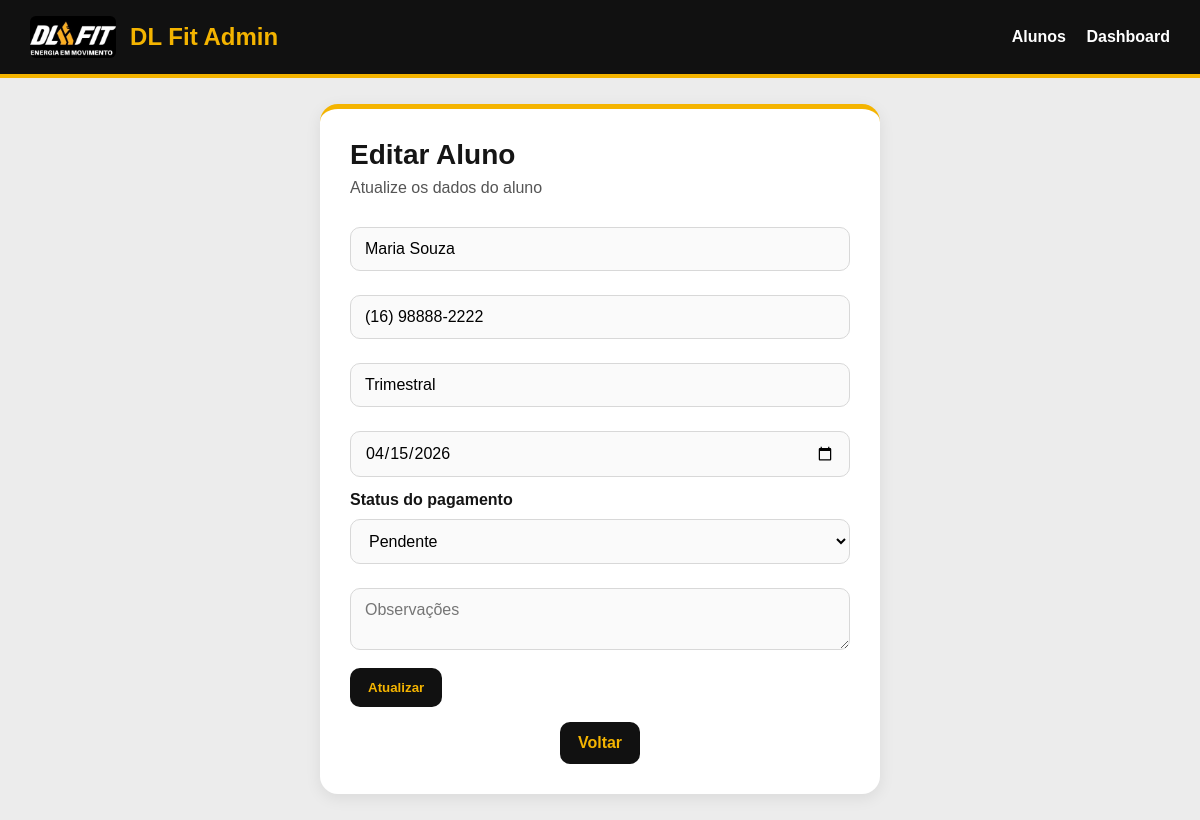
Page /editar_aluno/2 (signed in) on the committed database.
### tables this page shows
CREATE TABLE alunos (
            id INTEGER PRIMARY KEY AUTOINCREMENT,
            nome TEXT,
            telefone TEXT,
            plano TEXT,
            vencimento TEXT,
            status_pagamento TEXT,
            observacao TEXT,
            aulas_restantes INTEGER DEFAULT 12,
            usuario TEXT,
            senha TEXT
        );

### app.py (the view, shortened to what this page needs)
@app.route("/editar_aluno/<int:id>", methods=["GET", "POST"])
def editar_aluno(id):
    if "admin_logado" not in session:
        return redirect(url_for("login"))
    conn = conectar()
    aluno = conn.execute("SELECT * FROM alunos WHERE id = ?", (id,)).fetchone()
    conn.close()
    return render_template("editar_aluno.html", aluno=aluno)

### app.py (called while the page is built)
def conectar():
    conn = sqlite3.connect(DB_NAME)
    conn.row_factory = sqlite3.Row
    return conn

### templates/editar_aluno.html (shortened to what this page needs)
<!DOCTYPE html>
<html lang="pt-BR">
<head>
    <link rel="stylesheet" href="{{ url_for('static', filename='style.css') }}">
</head>
<body>
<div class="navbar">
    <div class="navbar-brand">
        <img src="{{ url_for('static', filename='logo-dlfit.jpg') }}" alt="Logo DL Fit">
        <h1>DL Fit Admin</h1>
    </div>
    <div class="navbar-links">
        <a href="{{ url_for('alunos') }}">Alunos</a>
        <a href="{{ url_for('dashboard') }}">Dashboard</a>
    </div>
</div>
<div class="form-box">
    <h1 class="section-title">Editar Aluno</h1>
    <p class="subtitulo">Atualize os dados do aluno</p>
    <form method="POST">
        <input type="text" name="nome" value="{{ aluno.nome }}" required>
        <input type="text" name="telefone" value="{{ aluno.telefone }}" required>
        <input type="text" name="plano" value="{{ aluno.plano }}" required>
        <input type="date" name="vencimento" value="{{ aluno.vencimento }}" required>
        <label>Status do pagamento</label>
        <select name="status_pagamento" required>
            <option value="Pendente" {% if aluno.status_pagamento == 'Pendente' %}selected{% endif %}>Pendente</option>
        </select>
        <textarea name="observacao" placeholder="Observações">{{ aluno.observacao }}</textarea>
        <button type="submit">Atualizar</button>
    </form>
    <div class="footer-actions">
        <a href="{{ url_for('alunos') }}" class="btn-voltar">Voltar</a>
    </div>
</div>
</body>
</html>

### static/style.css (style rules this page uses)
* { margin: 0; padding: 0; box-sizing: border-box; font-family: Arial, Helvetica, sans-serif; }
body { background: #ececec; color: #151515; }
.navbar { background: #111; border-bottom: 4px solid #f4b400; padding: 16px 30px; display: flex; justify-content: space-between; align-items: center; gap: 18px; }
.navbar-brand { display: flex; align-items: center; gap: 14px; }
.navbar-brand img { height: 42px; border-radius: 6px; }
.navbar-brand h1 { color: #f4b400; font-size: 24px; }
.navbar-links a { color: white; text-decoration: none; margin-left: 16px; font-weight: bold; }
.container, .login-box, .form-box, .hero-card { background: white; max-width: 1080px; margin: 26px auto; border-radius: 18px; padding: 30px; box-shadow: 0 4px 16px rgba(0,0,0,.08); border-top: 5px solid #f4b400; }
.login-box, .form-box { max-width: 560px; }
.section-title { font-size: 28px; margin-bottom: 8px; }
.subtitulo { color: #555; margin-bottom: 20px; }
.actions, .footer-actions { display: flex; gap: 12px; flex-wrap: wrap; }
button, .btn, .btn-acao, .btn-voltar { display: inline-block; background: #111; color: #f4b400; padding: 12px 18px; border: none; border-radius: 10px; text-decoration: none; font-weight: bold; cursor: pointer; transition: .2s ease; }
input, select, textarea { width: 100%; padding: 12px 14px; margin-top: 10px; margin-bottom: 14px; border: 1px solid #d8d8d8; border-radius: 10px; background: #fafafa; font-size: 16px; }
label { font-weight: bold; }
.footer-actions { display: flex; gap: 10px; margin-top: 15px; }
.footer-actions a { display: inline-block; }
.footer-actions { display: flex; justify-content: center; gap: 10px; margin-top: 15px; }
.footer-actions { display: flex; gap: 10px; margin-top: 15px; flex-wrap: wrap; }

### rows in the picture
alunos: nome "Maria Souza", telefone "(16) 98888-2222", plano "Trimestral", vencimento "04/15/2026", status_pagamento "Pendente"
